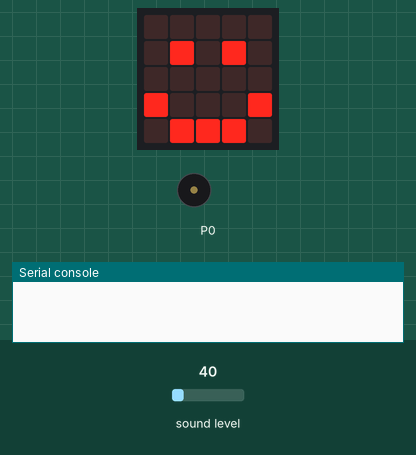
A program run on a simulated BBC micro:bit (MakeCode). Parts: the board's 5×5 LED display, buzzer (waves = sounding), the last lines printed to the serial console. The test bench sets the inputs (shaded band); at power-on: sound level 40. No radio messages arrive unless stated (any console line starting 'radio sent:' is added by the test bench).

Above: at 1.2 s.
1.3 s: sound level set to 131
At 2.1 s:
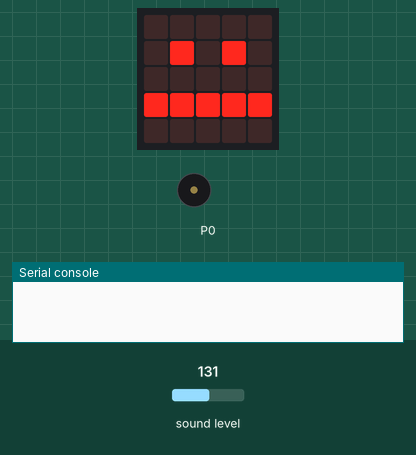
3.3 s: sound level set to 139
At 3.9 s:
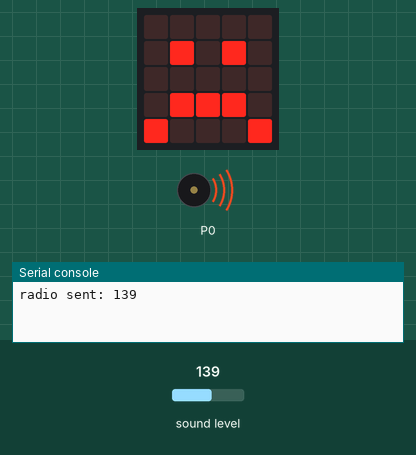
5.0 s: sound level set to 5
At 5.59 s:
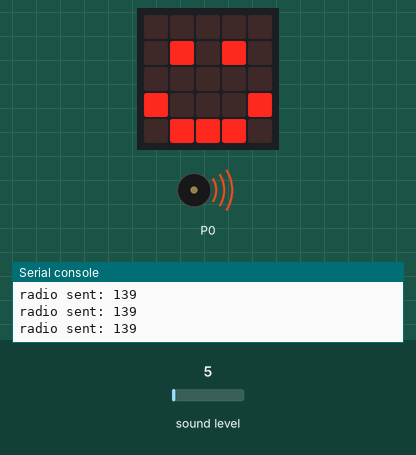
7.2 s: sound level set to 58
8.7 s: sound level set to 63
At 10.0 s:
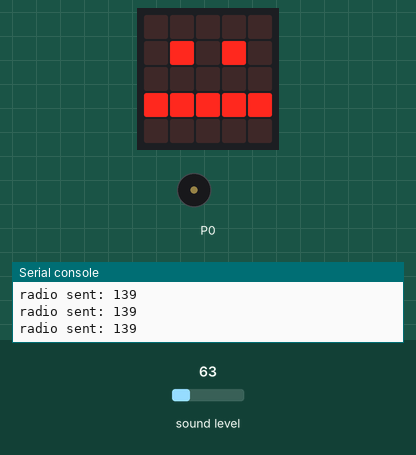
10.6 s: sound level set to 191
At 11.8 s:
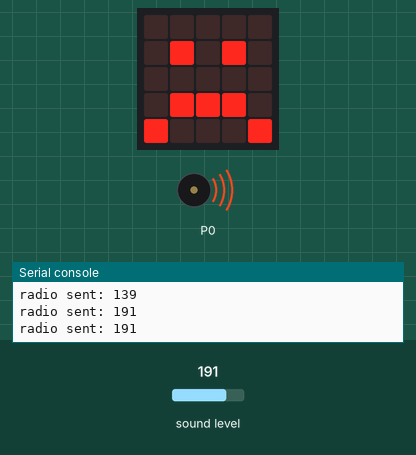
Timing chart, 0 to 13.3 s (numbered marks = the images above; inputs shaded):
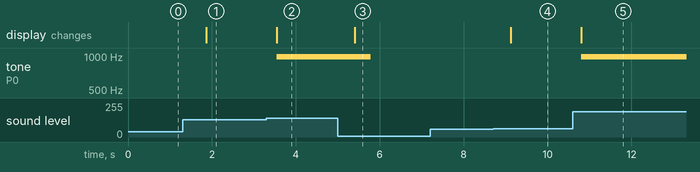

Measured:
- the behaviour switches between 134 and 135 on sound level (found by bisection; images 1 and 2)
- the behaviour switches between 60 and 61 on sound level (found by bisection; images 3 and 4)
- after the input at 1.3 s, the display: changes after 0.56 s (image 1)
- after the input at 3.3 s, tone on P0: silent → 988 Hz after 0.24 s; the display: changes after 0.24 s (image 2)
- after the input at 5.0 s, tone on P0: 988 Hz → silent after 0.78 s; the display: changes after 0.41 s (image 3)
- after the input at 7.2 s, every drawn part: stays the same
- after the input at 8.7 s, the display: changes after 0.43 s (image 4)
- after the input at 10.6 s, tone on P0: silent → 988 Hz after 0.21 s; the display: changes after 0.21 s (image 5)

The program:

main.ts
```typescript
let lautstaerke = 0
radio.setGroup(1)
basic.forever(function () {
    lautstaerke = input.soundLevel()
    if (lautstaerke > 134) {
        radio.sendNumber(lautstaerke)
        music.play(music.tonePlayable(988, music.beat(BeatFraction.Double)), music.PlaybackMode.InBackground)
        basic.showIcon(IconNames.Sad)
    } else if (lautstaerke > 60) {
        basic.showLeds(`
            . . . . .
            . # . # .
            . . . . .
            # # # # #
            . . . . .
            `)
    } else {
        basic.showIcon(IconNames.Happy)
    }
})
```

test.ts
```typescript
// Hier kann man Tests durchführen; diese Datei wird nicht kompiliert, wenn dieses Paket als Erweiterung verwendet wird.
```
